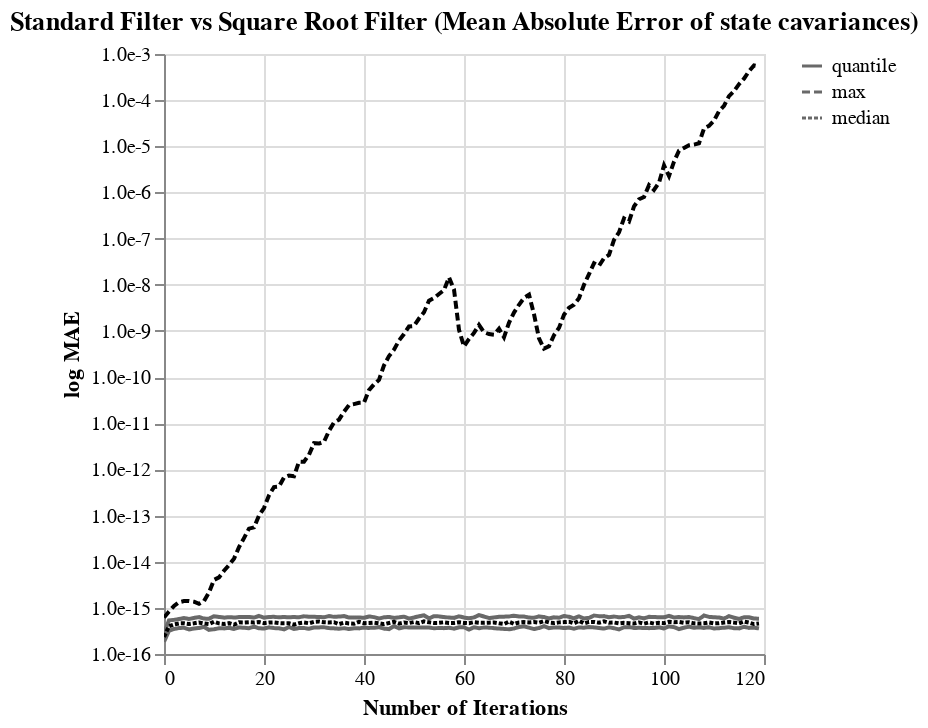

The notebook cell this image was saved under:
### Code cell
median = alt.Chart(err.to_pandas()).mark_line(color="black"
           ).encode(
    x = alt.X('t', title="Number of Iterations"),
    y = alt.Y('median', axis=alt.Axis(format=".1e"), scale=alt.Scale(type="log"), title="log MAE"),
    # color=datum("median"),
    strokeDash = datum("median")
    #, scale=alt.Scale(range=['black']))
)

Q1 = alt.Chart(err.to_pandas()).mark_line(color='dimgray', strokeDash=[4,6]).encode(x = 't', y = 'Q1', strokeDash=datum("quantile"))
Q3 = alt.Chart(err.to_pandas()).mark_line(color='dimgray', strokeDash=[4,6]).encode(x = 't', y = 'Q3', strokeDash=datum("quantile"))
max = alt.Chart(err.to_pandas()).mark_line(color='black', strokeDash=[2,2]).encode(x = 't', y = 'max', strokeDash=datum("max"))
p = (Q1 + Q3 + max + median).interactive().properties(title="Standard Filter vs Square Root Filter (Mean Absolute Error of state cavariances)")
p

### Figure 1 — Vega-Lite specification as saved in the notebook (floating-point values rounded to 4 significant figures)
{"config": {"view": {"continuousWidth": 300, "continuousHeight": 300}}, "layer": [{"data": {"name": "data-9e81351acfc655827151621f5d9b3b06"}, "mark": {"type": "line", "color": "dimgray", "strokeDash": [4, 6]}, "encoding": {"strokeDash": {"datum": "quantile"}, "x": {"field": "t", "type": "quantitative"}, "y": {"field": "Q1", "type": "quantitative"}}, "name": "view_9"}, {"data": {"name": "data-9e81351acfc655827151621f5d9b3b06"}, "mark": {"type": "line", "color": "dimgray", "strokeDash": [4, 6]}, "encoding": {"strokeDash": {"datum": "quantile"}, "x": {"field": "t", "type": "quantitative"}, "y": {"field": "Q3", "type": "quantitative"}}}, {"data": {"name": "data-9e81351acfc655827151621f5d9b3b06"}, "mark": {"type": "line", "color": "black", "strokeDash": [2, 2]}, "encoding": {"strokeDash": {"datum": "max"}, "x": {"field": "t", "type": "quantitative"}, "y": {"field": "max", "type": "quantitative"}}}, {"data": {"name": "data-9e81351acfc655827151621f5d9b3b06"}, "mark": {"type": "line", "color": "black"}, "encoding": {"strokeDash": {"datum": "median"}, "x": {"field": "t", "title": "Number of Iterations", "type": "quantitative"}, "y": {"axis": {"format": ".1e"}, "field": "median", "scale": {"type": "log"}, "title": "log MAE", "type": "quantitative"}}}], "params": [{"name": "param_9", "select": {"type": "interval", "encodings": ["x", "y"]}, "bind": "scales", "views": ["view_9"]}], "title": "Standard Filter vs Square Root Filter (Mean Absolute Error of state cavariances)", "$schema": "https://vega.github.io/schema/vega-lite/v5.6.1.json", "datasets": {"data-9e81351acfc655827151621f5d9b3b06": [{"t": 96, "median": 4.534e-16, "Q3": 5.906e-16, "Q1": 3.669e-16, "max": 7.997e-07}, {"t": 16, "median": 4.807e-16, "Q3": 6.303e-16, "Q1": 3.7e-16, "max": 3.245e-14}, {"t": 64, "median": 4.73e-16, "Q3": 6.482e-16, "Q1": 3.747e-16, "max": 9.395e-10}, {"t": 32, "median": 4.877e-16, "Q3": 6.234e-16, "Q1": 3.799e-16, "max": 3.963e-12}, {"t": 0, "median": 2.347e-16, "Q3": 2.798e-16, "Q1": 1.845e-16, "max": 6.143e-16}, {"t": 112, "median": 4.811e-16, "Q3": 5.859e-16, "Q1": 3.716e-16, "max": 7.551e-05}, {"t": 80, "median": 4.907e-16, "Q3": 6.654e-16, "Q1": 3.654e-16, "max": 2.243e-09}, {"t": 48, "median": 4.81e-16, "Q3": 6.432e-16, "Q1": 3.803e-16, "max": 8.579e-10}, {"t": 31, "median": 5.055e-16, "Q3": 6.347e-16, "Q1": 3.769e-16, "max": 3.623e-12}, {"t": 79, "median": 4.845e-16, "Q3": 6.082e-16, "Q1": 3.767e-16, "max": 1.162e-09}, {"t": 63, "median": 4.762e-16, "Q3": 6.989e-16, "Q1": 3.625e-16, "max": 1.345e-09}, {"t": 111, "median": 4.648e-16, "Q3": 6.173e-16, "Q1": 3.631e-16, "max": 5.768e-05}, {"t": 95, "median": 4.83e-16, "Q3": 6.214e-16, "Q1": 3.686e-16, "max": 7.111e-07}, {"t": 15, "median": 4.845e-16, "Q3": 6.328e-16, "Q1": 3.765e-16, "max": 2.068e-14}, {"t": 47, "median": 4.559e-16, "Q3": 6.212e-16, "Q1": 3.592e-16, "max": 6.199e-10}, {"t": 14, "median": 4.307e-16, "Q3": 6.16e-16, "Q1": 3.489e-16, "max": 1.164e-14}, {"t": 94, "median": 4.573e-16, "Q3": 5.84e-16, "Q1": 3.668e-16, "max": 4.974e-07}, {"t": 110, "median": 4.613e-16, "Q3": 6.234e-16, "Q1": 3.573e-16, "max": 3.594e-05}, {"t": 78, "median": 4.693e-16, "Q3": 6.234e-16, "Q1": 3.773e-16, "max": 8.112e-10}, {"t": 62, "median": 4.894e-16, "Q3": 6.209e-16, "Q1": 3.794e-16, "max": 9.063e-10}, {"t": 30, "median": 4.974e-16, "Q3": 6.389e-16, "Q1": 3.752e-16, "max": 3.695e-12}, {"t": 46, "median": 4.971e-16, "Q3": 6.056e-16, "Q1": 4.019e-16, "max": 3.912e-10}, {"t": 45, "median": 4.685e-16, "Q3": 6.356e-16, "Q1": 3.458e-16, "max": 2.842e-10}, {"t": 109, "median": 4.832e-16, "Q3": 6.373e-16, "Q1": 3.788e-16, "max": 2.781e-05}, {"t": 61, "median": 4.637e-16, "Q3": 5.937e-16, "Q1": 3.385e-16, "max": 6.688e-10}, {"t": 13, "median": 4.657e-16, "Q3": 6.291e-16, "Q1": 3.704e-16, "max": 8.457e-15}, {"t": 77, "median": 4.82e-16, "Q3": 5.912e-16, "Q1": 3.625e-16, "max": 4.643e-10}, {"t": 29, "median": 4.629e-16, "Q3": 6.395e-16, "Q1": 3.538e-16, "max": 2.079e-12}, {"t": 93, "median": 4.662e-16, "Q3": 6.72e-16, "Q1": 3.822e-16, "max": 2.349e-07}, {"t": 92, "median": 4.727e-16, "Q3": 6.31e-16, "Q1": 3.8e-16, "max": 2.739e-07}, {"t": 108, "median": 4.616e-16, "Q3": 6.811e-16, "Q1": 3.678e-16, "max": 2.436e-05}, {"t": 12, "median": 4.451e-16, "Q3": 6.137e-16, "Q1": 3.586e-16, "max": 6.35e-15}, {"t": 28, "median": 4.812e-16, "Q3": 6.563e-16, "Q1": 3.655e-16, "max": 1.462e-12}, {"t": 44, "median": 4.432e-16, "Q3": 6.236e-16, "Q1": 3.546e-16, "max": 1.791e-10}, {"t": 60, "median": 4.721e-16, "Q3": 6.172e-16, "Q1": 3.783e-16, "max": 4.603e-10}, {"t": 76, "median": 5.155e-16, "Q3": 6.31e-16, "Q1": 4.011e-16, "max": 4.125e-10}, {"t": 91, "median": 4.604e-16, "Q3": 6.271e-16, "Q1": 3.409e-16, "max": 1.37e-07}, {"t": 107, "median": 4.566e-16, "Q3": 5.715e-16, "Q1": 3.762e-16, "max": 1.161e-05}, {"t": 59, "median": 4.871e-16, "Q3": 6.545e-16, "Q1": 3.79e-16, "max": 1.06e-09}, {"t": 11, "median": 4.603e-16, "Q3": 6.344e-16, "Q1": 3.625e-16, "max": 4.578e-15}, {"t": 75, "median": 4.766e-16, "Q3": 6.53e-16, "Q1": 3.661e-16, "max": 6.865e-10}, {"t": 27, "median": 4.649e-16, "Q3": 6.264e-16, "Q1": 3.643e-16, "max": 1.477e-12}, {"t": 43, "median": 4.634e-16, "Q3": 5.852e-16, "Q1": 3.834e-16, "max": 8.699e-11}, {"t": 26, "median": 4.326e-16, "Q3": 6.321e-16, "Q1": 3.499e-16, "max": 7.086e-13}, {"t": 10, "median": 5.016e-16, "Q3": 6.591e-16, "Q1": 3.429e-16, "max": 4.036e-15}, {"t": 58, "median": 4.698e-16, "Q3": 6.065e-16, "Q1": 3.544e-16, "max": 7.911e-09}, {"t": 42, "median": 4.791e-16, "Q3": 6.29e-16, "Q1": 3.708e-16, "max": 6.939e-11}, {"t": 90, "median": 4.81e-16, "Q3": 6.485e-16, "Q1": 3.615e-16, "max": 9.359e-08}, {"t": 74, "median": 4.93e-16, "Q3": 6.102e-16, "Q1": 3.469e-16, "max": 2.306e-09}, {"t": 106, "median": 4.612e-16, "Q3": 5.998e-16, "Q1": 3.708e-16, "max": 1.089e-05}, {"t": 41, "median": 4.687e-16, "Q3": 6.503e-16, "Q1": 3.673e-16, "max": 5.214e-11}, {"t": 25, "median": 4.621e-16, "Q3": 6.227e-16, "Q1": 3.832e-16, "max": 7.376e-13}, {"t": 105, "median": 4.861e-16, "Q3": 6.345e-16, "Q1": 3.917e-16, "max": 1.052e-05}, {"t": 9, "median": 4.451e-16, "Q3": 5.805e-16, "Q1": 3.333e-16, "max": 2.157e-15}, {"t": 89, "median": 4.756e-16, "Q3": 6.245e-16, "Q1": 3.786e-16, "max": 4.43e-08}, {"t": 73, "median": 4.833e-16, "Q3": 6.145e-16, "Q1": 3.719e-16, "max": 6.104e-09}, {"t": 57, "median": 4.694e-16, "Q3": 6.174e-16, "Q1": 3.688e-16, "max": 1.447e-08}, {"t": 104, "median": 4.755e-16, "Q3": 6.198e-16, "Q1": 3.719e-16, "max": 9.208e-06}, {"t": 56, "median": 4.87e-16, "Q3": 6.3e-16, "Q1": 3.63e-16, "max": 7.675e-09}, {"t": 88, "median": 5.093e-16, "Q3": 6.617e-16, "Q1": 3.553e-16, "max": 3.767e-08}, {"t": 40, "median": 4.655e-16, "Q3": 6.076e-16, "Q1": 3.737e-16, "max": 2.805e-11}, {"t": 72, "median": 4.916e-16, "Q3": 6.482e-16, "Q1": 3.976e-16, "max": 5.187e-09}, {"t": 24, "median": 4.614e-16, "Q3": 6.339e-16, "Q1": 3.415e-16, "max": 6.694e-13}, {"t": 8, "median": 4.588e-16, "Q3": 5.856e-16, "Q1": 3.862e-16, "max": 1.404e-15}, {"t": 87, "median": 4.76e-16, "Q3": 6.611e-16, "Q1": 3.66e-16, "max": 2.57e-08}, {"t": 55, "median": 4.729e-16, "Q3": 6.536e-16, "Q1": 3.67e-16, "max": 6.322e-09}, {"t": 119, "median": 4.574e-16, "Q3": 5.823e-16, "Q1": 3.588e-16, "max": 0.0005384}, {"t": 23, "median": 4.686e-16, "Q3": 6.225e-16, "Q1": 3.619e-16, "max": 4.253e-13}, {"t": 71, "median": 4.819e-16, "Q3": 6.509e-16, "Q1": 3.847e-16, "max": 3.685e-09}, {"t": 103, "median": 4.953e-16, "Q3": 6.328e-16, "Q1": 3.463e-16, "max": 8.046e-06}, {"t": 39, "median": 4.988e-16, "Q3": 6.176e-16, "Q1": 3.592e-16, "max": 2.778e-11}, {"t": 7, "median": 4.83e-16, "Q3": 6.312e-16, "Q1": 3.662e-16, "max": 1.224e-15}, {"t": 6, "median": 4.633e-16, "Q3": 6.054e-16, "Q1": 3.562e-16, "max": 1.357e-15}, {"t": 118, "median": 4.45e-16, "Q3": 5.867e-16, "Q1": 3.729e-16, "max": 0.0005645}, {"t": 70, "median": 4.476e-16, "Q3": 6.752e-16, "Q1": 3.571e-16, "max": 2.498e-09}, {"t": 38, "median": 4.519e-16, "Q3": 6.176e-16, "Q1": 3.627e-16, "max": 2.596e-11}, {"t": 22, "median": 4.845e-16, "Q3": 6.39e-16, "Q1": 3.645e-16, "max": 4.148e-13}, {"t": 102, "median": 4.874e-16, "Q3": 6.177e-16, "Q1": 3.825e-16, "max": 4.643e-06}, {"t": 86, "median": 4.961e-16, "Q3": 6.825e-16, "Q1": 3.77e-16, "max": 2.928e-08}, {"t": 54, "median": 4.699e-16, "Q3": 6.606e-16, "Q1": 3.602e-16, "max": 5.155e-09}, {"t": 5, "median": 4.481e-16, "Q3": 5.739e-16, "Q1": 3.416e-16, "max": 1.412e-15}, {"t": 37, "median": 4.597e-16, "Q3": 6.142e-16, "Q1": 3.485e-16, "max": 2.473e-11}, {"t": 85, "median": 4.952e-16, "Q3": 6.049e-16, "Q1": 3.855e-16, "max": 1.697e-08}, {"t": 117, "median": 4.793e-16, "Q3": 6.248e-16, "Q1": 3.676e-16, "max": 0.0004234}, {"t": 101, "median": 4.987e-16, "Q3": 6.7e-16, "Q1": 3.97e-16, "max": 2.275e-06}, {"t": 53, "median": 4.85e-16, "Q3": 5.899e-16, "Q1": 3.74e-16, "max": 4.528e-09}, {"t": 69, "median": 5.035e-16, "Q3": 6.502e-16, "Q1": 3.435e-16, "max": 1.502e-09}, {"t": 21, "median": 4.799e-16, "Q3": 6.342e-16, "Q1": 3.781e-16, "max": 2.746e-13}, {"t": 20, "median": 4.655e-16, "Q3": 6.137e-16, "Q1": 3.554e-16, "max": 1.458e-13}, {"t": 36, "median": 4.776e-16, "Q3": 6.645e-16, "Q1": 3.621e-16, "max": 1.776e-11}, {"t": 68, "median": 4.474e-16, "Q3": 6.442e-16, "Q1": 3.5e-16, "max": 7.268e-10}, {"t": 100, "median": 4.657e-16, "Q3": 6.237e-16, "Q1": 3.575e-16, "max": 3.856e-06}, {"t": 84, "median": 4.596e-16, "Q3": 5.884e-16, "Q1": 3.702e-16, "max": 1e-08}, {"t": 52, "median": 5.078e-16, "Q3": 6.888e-16, "Q1": 3.741e-16, "max": 2.54e-09}, {"t": 4, "median": 4.631e-16, "Q3": 5.989e-16, "Q1": 3.696e-16, "max": 1.403e-15}, {"t": 116, "median": 5.05e-16, "Q3": 6.246e-16, "Q1": 3.89e-16, "max": 0.0002915}, {"t": 3, "median": 4.606e-16, "Q3": 5.74e-16, "Q1": 3.648e-16, "max": 1.324e-15}, {"t": 51, "median": 4.666e-16, "Q3": 6.567e-16, "Q1": 3.766e-16, "max": 1.854e-09}, {"t": 99, "median": 4.729e-16, "Q3": 6.278e-16, "Q1": 3.789e-16, "max": 1.622e-06}, {"t": 35, "median": 4.444e-16, "Q3": 6.473e-16, "Q1": 3.519e-16, "max": 1.193e-11}, {"t": 83, "median": 5.236e-16, "Q3": 6.545e-16, "Q1": 3.766e-16, "max": 5.118e-09}, {"t": 115, "median": 4.617e-16, "Q3": 5.768e-16, "Q1": 3.587e-16, "max": 0.0002219}, {"t": 19, "median": 4.926e-16, "Q3": 6.677e-16, "Q1": 3.604e-16, "max": 9.961e-14}, {"t": 67, "median": 4.62e-16, "Q3": 6.398e-16, "Q1": 3.561e-16, "max": 1.116e-09}, {"t": 18, "median": 4.8e-16, "Q3": 6.167e-16, "Q1": 3.92e-16, "max": 5.529e-14}, {"t": 66, "median": 4.827e-16, "Q3": 6.221e-16, "Q1": 3.629e-16, "max": 8.3e-10}, {"t": 50, "median": 4.916e-16, "Q3": 6.162e-16, "Q1": 3.752e-16, "max": 1.28e-09}, {"t": 98, "median": 4.557e-16, "Q3": 6.316e-16, "Q1": 3.648e-16, "max": 1.137e-06}, {"t": 2, "median": 4.377e-16, "Q3": 5.486e-16, "Q1": 3.483e-16, "max": 1.095e-15}, {"t": 34, "median": 4.889e-16, "Q3": 6.377e-16, "Q1": 3.6e-16, "max": 1.036e-11}, {"t": 82, "median": 4.609e-16, "Q3": 5.931e-16, "Q1": 3.519e-16, "max": 3.706e-09}, {"t": 114, "median": 4.784e-16, "Q3": 6.113e-16, "Q1": 3.619e-16, "max": 0.0001571}, {"t": 65, "median": 4.778e-16, "Q3": 6.008e-16, "Q1": 3.721e-16, "max": 8.535e-10}, {"t": 113, "median": 4.922e-16, "Q3": 6.628e-16, "Q1": 3.8e-16, "max": 0.0001222}, {"t": 97, "median": 4.835e-16, "Q3": 6.384e-16, "Q1": 3.635e-16, "max": 1.438e-06}, {"t": 81, "median": 5.008e-16, "Q3": 6.413e-16, "Q1": 3.736e-16, "max": 3.167e-09}, {"t": 49, "median": 4.686e-16, "Q3": 5.858e-16, "Q1": 3.75e-16, "max": 1.251e-09}, {"t": 33, "median": 4.833e-16, "Q3": 6.65e-16, "Q1": 3.653e-16, "max": 6.833e-12}, {"t": 17, "median": 4.876e-16, "Q3": 6.371e-16, "Q1": 3.626e-16, "max": 5.204e-14}, {"t": 1, "median": 3.988e-16, "Q3": 5.379e-16, "Q1": 3.192e-16, "max": 8.359e-16}]}}
